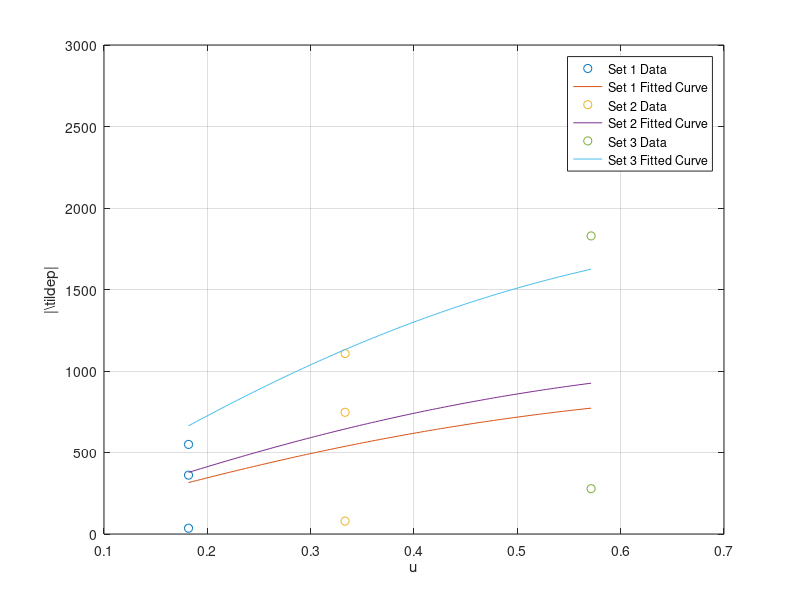

The MATLAB script that drew this image:
u_points = [0.1818, 0.1818, 0.1818, 0.3333, 0.3333, 0.3333, 0.5714, 0.5714, 0.5714];
p_ripple_magnitudes = [549.663, 35.6034, 361.179, 1107.3, 79.2032, 746.608, 2767.05, 278.044, 1828.76];
p_ref_values = [15.5962, 1504.08, 1002.15, 15.5334, 1501.31, 998.026, 3.04409, 1499.48, 999.664];

u_set1 = u_points(1:3);
p_ripple_set1 = p_ripple_magnitudes(1:3);
p_ref_set1 = p_ref_values(1:3);

u_set2 = u_points(4:6);
p_ripple_set2 = p_ripple_magnitudes(4:6);
p_ref_set2 = p_ref_values(4:6);

u_set3 = u_points(7:9);
p_ripple_set3 = p_ripple_magnitudes(7:9);
p_ref_set3 = p_ref_values(7:9);

model_func = @(P_ref, u) (2*u ./ (1 + u.^2)) * P_ref;

initial_guess = 1000;

fitted_P_ref1 = lsqcurvefit(model_func, initial_guess, u_set1, p_ripple_set1);
fprintf('Fitted P_ref for set 1: %.2f\n', fitted_P_ref1);

fitted_P_ref2 = lsqcurvefit(model_func, initial_guess, u_set2, p_ripple_set2);
fprintf('Fitted P_ref for set 2: %.2f\n', fitted_P_ref2);

fitted_P_ref3 = lsqcurvefit(model_func, initial_guess, u_set3, p_ripple_set3);
fprintf('Fitted P_ref for set 3: %.2f\n', fitted_P_ref3);

u_plot = linspace(min(u_points), max(u_points), 100);

fitted_p_ripple1 = model_func(fitted_P_ref1, u_plot);
fitted_p_ripple2 = model_func(fitted_P_ref2, u_plot);
fitted_p_ripple3 = model_func(fitted_P_ref3, u_plot);

plot(u_set1, p_ripple_set1, 'o', 'DisplayName', 'Set 1 Data');
hold on;
plot(u_plot, fitted_p_ripple1, '-', 'DisplayName', 'Set 1 Fitted Curve');

plot(u_set2, p_ripple_set2, 'o', 'DisplayName', 'Set 2 Data');
plot(u_plot, fitted_p_ripple2, '-', 'DisplayName', 'Set 2 Fitted Curve');

plot(u_set3, p_ripple_set3, 'o', 'DisplayName', 'Set 3 Data');
plot(u_plot, fitted_p_ripple3, '-', 'DisplayName', 'Set 3 Fitted Curve');

xlabel('u');
ylabel('|\tilde{p}|');
legend('show');
grid on;